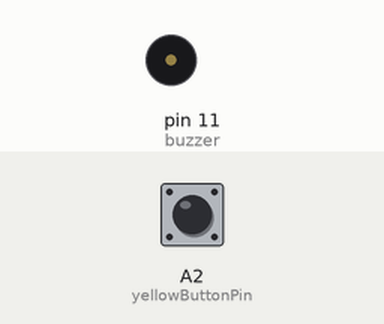
This sketch was run on a simulated Arduino Uno, built with avr-gcc and run on an emulated ATmega328P. Shown: buzzer (waves = sounding). The test bench sets the inputs (shaded band); at power-on: A2 (yellowButtonPin) LOW.

Above: at 1.2 s.
1.3 s: A2 (yellowButtonPin) pulled HIGH for 0.15 s
At 1.7 s:
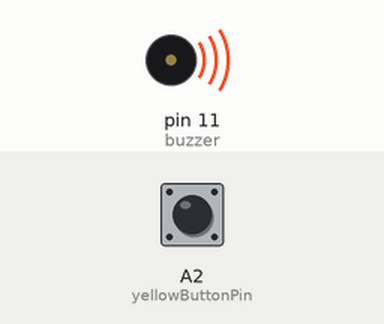
Timing chart, 0 to 10.3 s (numbered marks = the images above; inputs shaded):
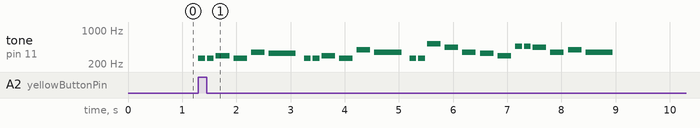

The sketch:

27July_MusicalInstrument.ino
```cpp
//variable for pins
int redButtonPin = A1;
int yellowButtonPin = A2;


#include "pitches.h"

#include <Servo.h>
Servo myservo;

int buzzer = 11; // for the piezzo buzzer

//notes in melody
int happyBirthdayMelody[] = {
  NOTE_C4, NOTE_C4, NOTE_D4, NOTE_C4, NOTE_F4, NOTE_E4, NOTE_C4, NOTE_C4, NOTE_D4, NOTE_C4, NOTE_G4, NOTE_F4, NOTE_C4, NOTE_C4, NOTE_C5, NOTE_A4, NOTE_F4, NOTE_E4, NOTE_D4, NOTE_AS4, NOTE_AS4, NOTE_A4, NOTE_F4, NOTE_G4, NOTE_F4
};

//note durations
int noteDurations[] = {
  8, 8, 4, 4, 4, 2, 8, 8, 4, 4, 4, 2, 8, 8, 4, 4, 4, 4, 4, 8, 8, 4, 4, 4, 2,
};


void setup() {

  pinMode (buzzer, OUTPUT);
  //pinMode (redButtonPin, INPUT); //red button pin
  pinMode (yellowButtonPin, INPUT); //yellow button pin
  //myservo.attach (9);


  }

  void loop() {

int buttonState = digitalRead( yellowButtonPin);

if(buttonState == 1) {

// iterate over the notes of the melody:
  for (int thisNote = 0; thisNote < 25; thisNote++) {


    int noteDuration = 1000 / noteDurations[thisNote];
    tone(buzzer, happyBirthdayMelody[thisNote], noteDuration);


    int pauseBetweenNotes = noteDuration * 1.30;
    delay(pauseBetweenNotes);
    // stop the tone playing:
    noTone(buzzer);

   // if (digitalRead(yellowButtonPin)) {
     // tone(buzzer, happyBirthdayMelody[1]);
    }
}
}
```

pitches.h
```cpp
#define NOTE_B0  31
#define NOTE_C1  33
#define NOTE_CS1 35
#define NOTE_D1  37
#define NOTE_DS1 39
#define NOTE_E1  41
#define NOTE_F1  44
#define NOTE_FS1 46
#define NOTE_G1  49
#define NOTE_GS1 52
#define NOTE_A1  55
#define NOTE_AS1 58
#define NOTE_B1  62
#define NOTE_C2  65
#define NOTE_CS2 69
#define NOTE_D2  73
#define NOTE_DS2 78
#define NOTE_E2  82
#define NOTE_F2  87
#define NOTE_FS2 93
#define NOTE_G2  98
#define NOTE_GS2 104
#define NOTE_A2  110
#define NOTE_AS2 117
#define NOTE_B2  123
#define NOTE_C3  131
#define NOTE_CS3 139
#define NOTE_D3  147
#define NOTE_DS3 156
#define NOTE_E3  165
#define NOTE_F3  175
#define NOTE_FS3 185
#define NOTE_G3  196
#define NOTE_GS3 208
#define NOTE_A3  220
#define NOTE_AS3 233
#define NOTE_B3  247
#define NOTE_C4  262
#define NOTE_CS4 277
#define NOTE_D4  294
#define NOTE_DS4 311
#define NOTE_E4  330
#define NOTE_F4  349
#define NOTE_FS4 370
#define NOTE_G4  392
#define NOTE_GS4 415
#define NOTE_A4  440
#define NOTE_AS4 466
#define NOTE_B4  494
#define NOTE_C5  523
#define NOTE_CS5 554
#define NOTE_D5  587
#define NOTE_DS5 622
#define NOTE_E5  659
#define NOTE_F5  698
#define NOTE_FS5 740
#define NOTE_G5  784
#define NOTE_GS5 831
#define NOTE_A5  880
#define NOTE_AS5 932
#define NOTE_B5  988
#define NOTE_C6  1047
#define NOTE_CS6 1109
#define NOTE_D6  1175
#define NOTE_DS6 1245
#define NOTE_E6  1319
#define NOTE_F6  1397
#define NOTE_FS6 1480
#define NOTE_G6  1568
#define NOTE_GS6 1661
#define NOTE_A6  1760
#define NOTE_AS6 1865
#define NOTE_B6  1976
#define NOTE_C7  2093
#define NOTE_CS7 2217
#define NOTE_D7  2349
#define NOTE_DS7 2489
#define NOTE_E7  2637
#define NOTE_F7  2794
#define NOTE_FS7 2960
#define NOTE_G7  3136
#define NOTE_GS7 3322
#define NOTE_A7  3520
#define NOTE_AS7 3729
#define NOTE_B7  3951
#define NOTE_C8  4186
#define NOTE_CS8 4435
#define NOTE_D8  4699
#define NOTE_DS8 4978
```

Measured:
- after the input at 1.3 s, tone on pin 11 (buzzer): plays 262 Hz for 0.13 s, 262 Hz for 0.13 s, 294 Hz for 0.25 s, 262 Hz for 0.25 s, 349 Hz for 0.25 s, 330 Hz for 0.50 s … (25 notes in this stretch), starting at once
